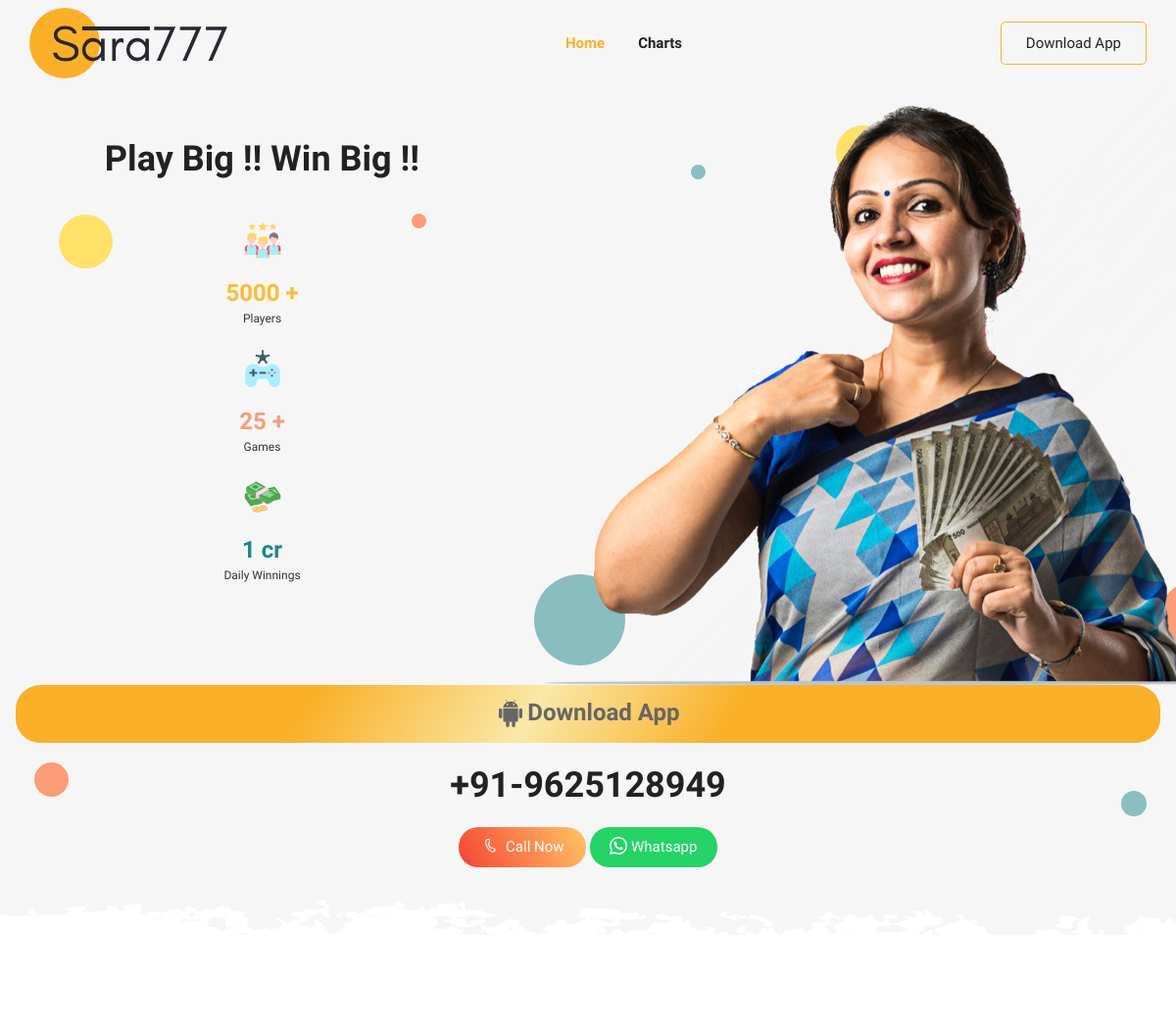
/ (upper part), run on an earlier commit of the app's database.
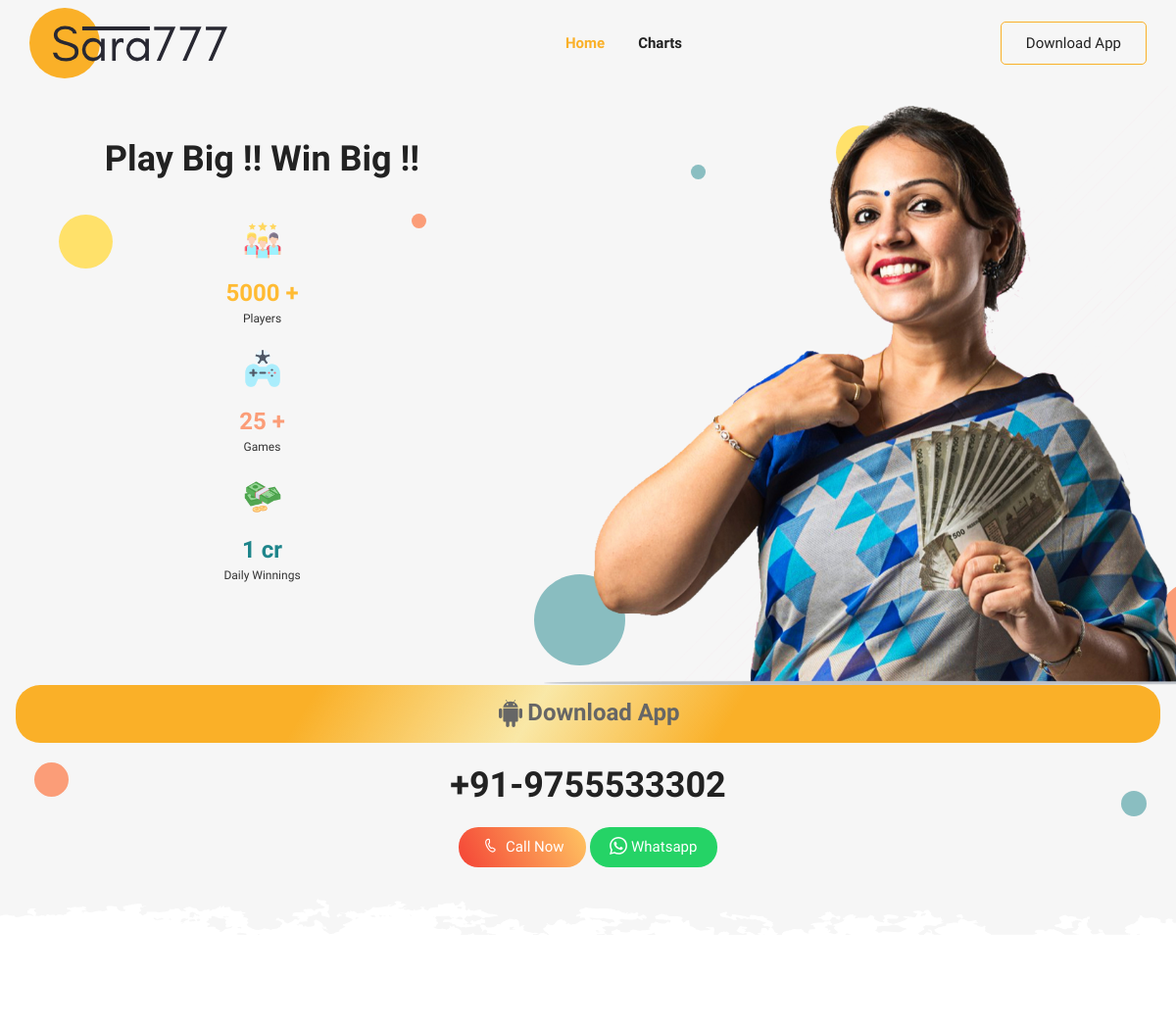
And on a later commit of the database.
### sara/models.py (models this page shows)
class Addapplication(models.Model):
    applink = models.CharField(max_length=500, verbose_name='App Link', null=True, blank=True)
    applinkweb = models.CharField(max_length=500, verbose_name='App Link web', null=True, blank=True)
    applink2 = models.CharField(max_length=500, verbose_name='Second App Link', null=True, blank=True)
    whatsapp = models.CharField(max_length=500, verbose_name='WhatsApp', null=True, blank=True)
    email = models.CharField(max_length=500, verbose_name='Email', null=True, blank=True)
    mobile = models.CharField(max_length=500, verbose_name='Phone', null=True, blank=True)

### sara/views.py (the view)
# urls.py: path('', views.index, name='index'),
def index(request):
    vardata = Addapplication.objects.all()
    for obj in vardata:
        return render(request, 'index.html', {'applink':obj.applinkweb, 'whatsapp':obj.whatsapp, 'email':obj.email, 'mobile':obj.mobile})

### templates/index.html (shortened to what this page needs)
{% load static %}
<!DOCTYPE html>
<html lang="zxx">
<head>
    <link rel="stylesheet" href="{% static 'plugins/bootstrap/bootstrap.min.css' %}">
    <link rel="stylesheet" href="{% static 'plugins/themify-icons/themify-icons.css' %}">
    <link rel="stylesheet" href="{% static 'plugins/slick/slick.css' %}">
    <link rel="stylesheet" href="{% static 'plugins/slick/slick-theme.css' %}">
    <link rel="stylesheet" href="{% static 'plugins/aos/aos.css' %}">
    <link href="{% static 'css/sty.css' %}" rel="stylesheet">
</head>
<body id="top" data-spy="scroll" data-target="#navbar-spy" class="position-relative loaded">
<header class="header-nav position-relative bg-light-gray">
    <div class="container">
        <nav class="navbar navbar-expand-xl navbar-light px-0">
            <a class="navbar-brand p-0" href="{{applink}}"><img class="img-fluid" src="{% static 'images/logo.svg' %}" alt=""></a>
            <div class="collapse navbar-collapse" id="navlinks">
                <ul class="navbar-nav mx-auto">
                    <li class="nav-item active">
                        <a class="nav-link" href="{{applink}}">Home</a>
                    </li>
                    <li class="nav-item">
                        <a class="nav-link" href="{{applink}}">Charts</a>
                    </li>
                </ul>
                <div class="navbar-button">
                    <a href="{{applink}}" download>
                        <button class="btn btn-sm btn-outline-primary">Download App</button>
                    </a>
                </div>
            </div>
        </nav>
    </div>
</header>
<section
        class="banner position-relative bg-cover-bottom has-shapes bg-light-gray has-bg-brash bg-brash-bottom position-relative"
        style="background-image: url({% static 'images/brushes/banner.svg' %})" data-aos="fade-in" data-aos-delay="150">
    <div class="container h-100">
        <div class="d-block d-lg-flex no-gutters align-items-center h-100">
            <div class="col-12 col-xl-8 col-lg-8 order-lg-1">
                <div class="banner-image has-shapes mb-4 mb-md-5 mb-lg-0">
                    <img class="img-fluid" src="{% static 'images/screenshots/banner-shot.png' %}" alt="">
                </div>
            </div>
            <div class="col-xl-5 col-lg-6 order-lg-0" style="text-align:center">
                <h2 class="h2 mb-20"><strong>Play Big !! Win Big !!</strong></h2>
                <div class="container">
                    <div class="row align-items-center justify-content-around">
                        <div class="col-lg-5 col-md-8 col-sm-10 mb-5">
                            <div class="has-colored-text">
                                <div class="d-inline-block mt-20 text-center" style="width: 90px">
                                    <img src="{% static 'images/players.png' %}" class="mb-20" height="38px"/>
                                    <h3 class="has-text-color font-weight-bold">
                                        <span class="jsCounter" data-count="5000">5000 </span> +</h3>
                                    <p style="font-size: 12px">Players</p>
                                </div>
                                <div class="d-inline-block mt-20 text-center" style="width: 90px">
                                    <img src="{% static 'images/games.png' %}" class="mb-20" height="38px"/>
                                    <h3 class="has-text-color font-weight-bold">
                                        <span class="jsCounter" data-count="25">25</span> +</h3>
                                    <p style="font-size: 12px">Games</p>
                                </div>
                                <div class="d-inline-block mt-20 text-center" style="width: 90px">
                                    <img src="{% static 'images/money.png' %}" class="mb-20" height="38px"/>
                                    <h3 class="has-text-color font-weight-bold">
                                        <span class="jsCounter" data-count="1">1</span> cr</h3>
                                    <p style="font-size: 12px">Daily Winnings</p>
                                </div>
                            </div>
                        </div>
                    </div>
                </div>
            </div>
        </div>
    </div>
    <a href="{{applink}}" download>
        <button type="submit" class="btn btn-primary"
                style="width: calc(100% - 32px);color: #666666 !important; margin-left: 16px;margin-right: 16px; border-radius: 25px;padding:10px 27px !important; background: linear-gradient(121.19deg,rgba(133,239,49,0) 25.73%,rgb(249, 232, 167) 45.27%,rgba(133,239,49,0) 62.27%),#fdedab; animation: shine 30s linear infinite">
            <strong style="font-size: x-large">Download App</strong>
        </button>
    </a>
    <div class="container">
        <h2 class="h2 mb-20" style="text-align: center;margin-top: 20px"><strong>+91-{{mobile}}</strong></h2>
        <div class="container">
            <div class="row align-items-center justify-content-around">
                <div class="col-lg-5 col-md-8 col-sm-10 mb-5" style="text-align: center">
                    <a href="tel:+91{{mobile}}">
                        <button style="width: 130px; border-radius: 20px;background:linear-gradient(63deg,#f44336 0%, rgba(255,197,98,1) 100%);;border: 0px;color: white;padding: 8px;">
                            &nbspCall Now
                        </button>
                    </a>
                    <a href="https://wa.me/+91{{whatsapp}}">
                        <button style="width: 130px; border-radius: 20px;background-color: #25d366;border: 0px;color: white;padding: 8px;">
                            &nbsp;Whatsapp
                        </button>
                    </a>
                </div>
            </div>
        </div>
    </div>
    <div class="shape-1 shape-sm bg-secondary rounded-circle"></div>
    <div class="shape-3 shape-sm-2 bg-primary rounded-circle"></div>
    <div class="shape-6 shape-xs bg-tertiary rounded-circle"></div>
    <div class="shape-8 shape-xs-2 bg-primary rounded-circle"></div>
</section>
<section class="section-padding overflow-hidden">
</section>
</body>
</html>

### static/css/sty.css (style rules this page uses)
h2, .h2 { font-size: 36px; }
h3, .h3 { font-size: 24px; }
h1, .h1, h2, .h2, h3, .h3, h4, .h4, h5, .h5, h6, .h6 { color: #222222; line-height: 1.3; }
h1, .h1, h2, .h2, h3, .h3, h4, .h4, h5, .h5, h6, .h6, p { margin: 0; }
p { line-height: 1.75; }
a { text-decoration: none; transition: all .3s; }
ol, ul { list-style-position: inside; }
ul, li { padding: 0; margin: 0; }
body { color: #333333; background-color: #ffffff; font-family: "Quicksand", sans-serif; font-weight: 500; font-size: 15px; line-height: 1.65; }
@media (min-width: 1200px) { .container, .container-lg, .container-md, .container-sm, .container-xl { max-width: 1170px; } }
.header-nav, .banner, .page-header, .section-padding { opacity: 0; }
body.loaded .header-nav, body.loaded .banner, body.loaded .page-header, body.loaded .section-padding { opacity: 1; }
.section-padding { padding: 90px 0; }
.has-shapes { position: relative; z-index: 1; }
.has-shapes .shape-xl, .has-shapes .shape-lg, .has-shapes .shape-md, .has-shapes .shape-sm, .has-shapes .shape-sm-2, .has-shapes .shape-xs, .has-shapes .shape-xs-2 { position: absolute; pointer-events: none; z-index: -1; }
.has-shapes .shape-sm { height: 55px; width: 55px; }
.has-shapes .shape-sm-2 { height: 35px; width: 35px; }
.has-shapes .shape-xs { height: 26px; width: 26px; }
.has-shapes .shape-xs-2 { height: 15px; width: 15px; }
.has-bg-brash { background-size: 1200px; background-repeat: repeat-x; }
.bg-brash-bottom { background-position: center bottom; }
.bg-light-gray { background-color: #F6F6F6; }
.bg-primary { background-color: #fab028 !important; }
.bg-primary { background-color: rgba(255, 88, 22, 0.562) !important; }
.bg-secondary { background-color: rgb(255, 225, 106) !important; }
.bg-tertiary { background-color: rgba(30, 133, 139, 0.5) !important; }
.p-0 { padding: 0px; }
.mb-5 { margin-bottom: 5px; }
.mt-20 { margin-top: 20px; }
.mb-20 { margin-bottom: 20px; }
.btn { font-size: 15px; padding: 14px 27px; color: #ffffff; border-radius: 5px; border: 0; font-weight: 500; transition: .3s; position: relative; }
.btn.btn-sm { padding: 10px 25px; }
.btn.btn-primary { background-color: #fab028 !important; }
.btn.btn-outline-primary { color: #222222; background-color: transparent; border: 0.094rem solid #fab028; }
.header-nav { z-index: 500; }
.header-nav .nav-item .nav-link { font-weight: 600; font-size: 15px; color: #222222 !important; padding-left: 17px !important; padding-right: 17px !important; }
.header-nav .nav-item:hover .nav-link, .header-nav .nav-item.active .nav-link { color: #fab028 !important; }
.banner { padding-bottom: 30px; overflow-x: hidden; }
.banner .banner-image { margin-left: 50px; }
.banner .shape-1 { top: 15%; left: 60px; }
.banner .shape-3 { bottom: 150px; left: 35px; }
.banner .shape-6 { bottom: 130px; right: 30px; }
.banner .shape-8 { top: 130px; left: 35%; }
.has-colored-text > div:nth-child(1) .has-text-color { color: #FFBB33; }
.has-colored-text > div:nth-child(2) .has-text-color { color: #FB9D78; }
.has-colored-text > div:nth-child(3) .has-text-color { color: #1E858B; }

What changed in the data, as far as the page shows it:
changed Addapplication: mobile "9625128949" → "9755533302"
